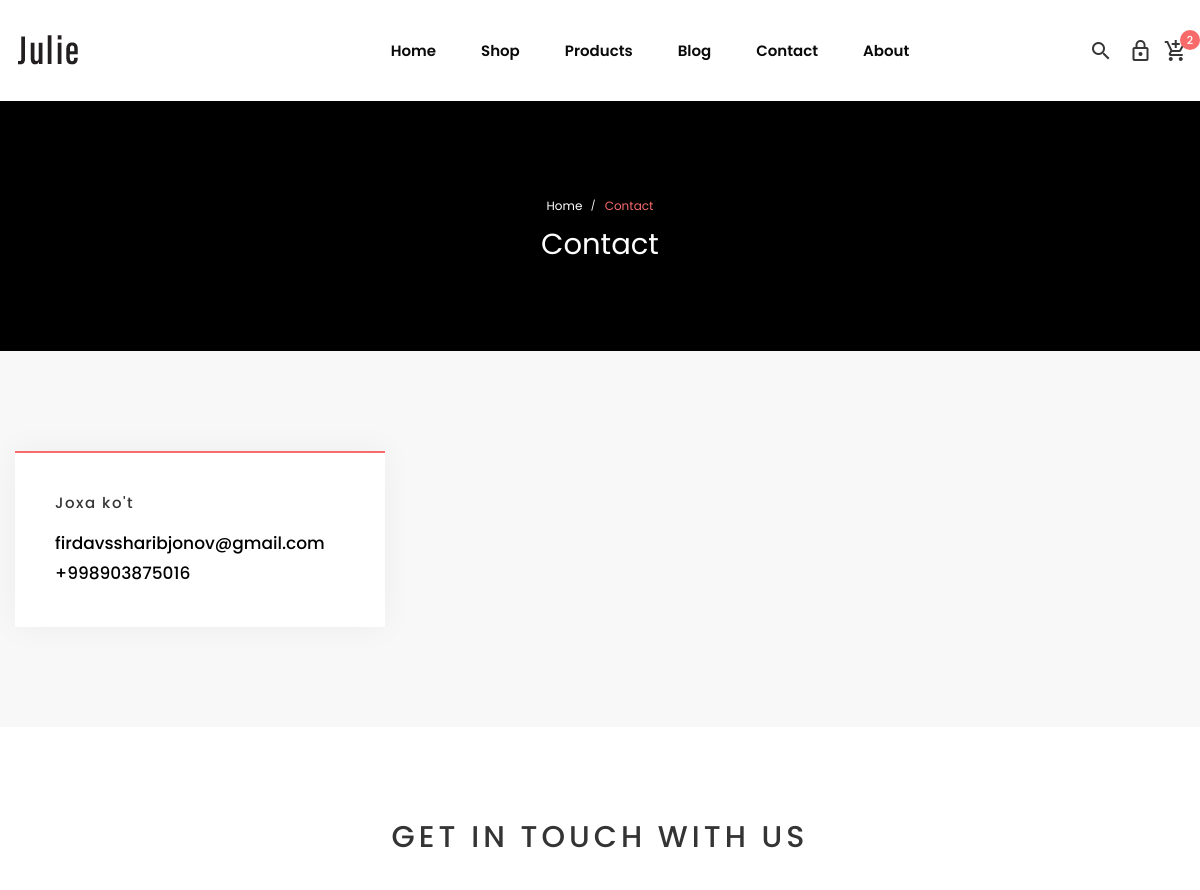
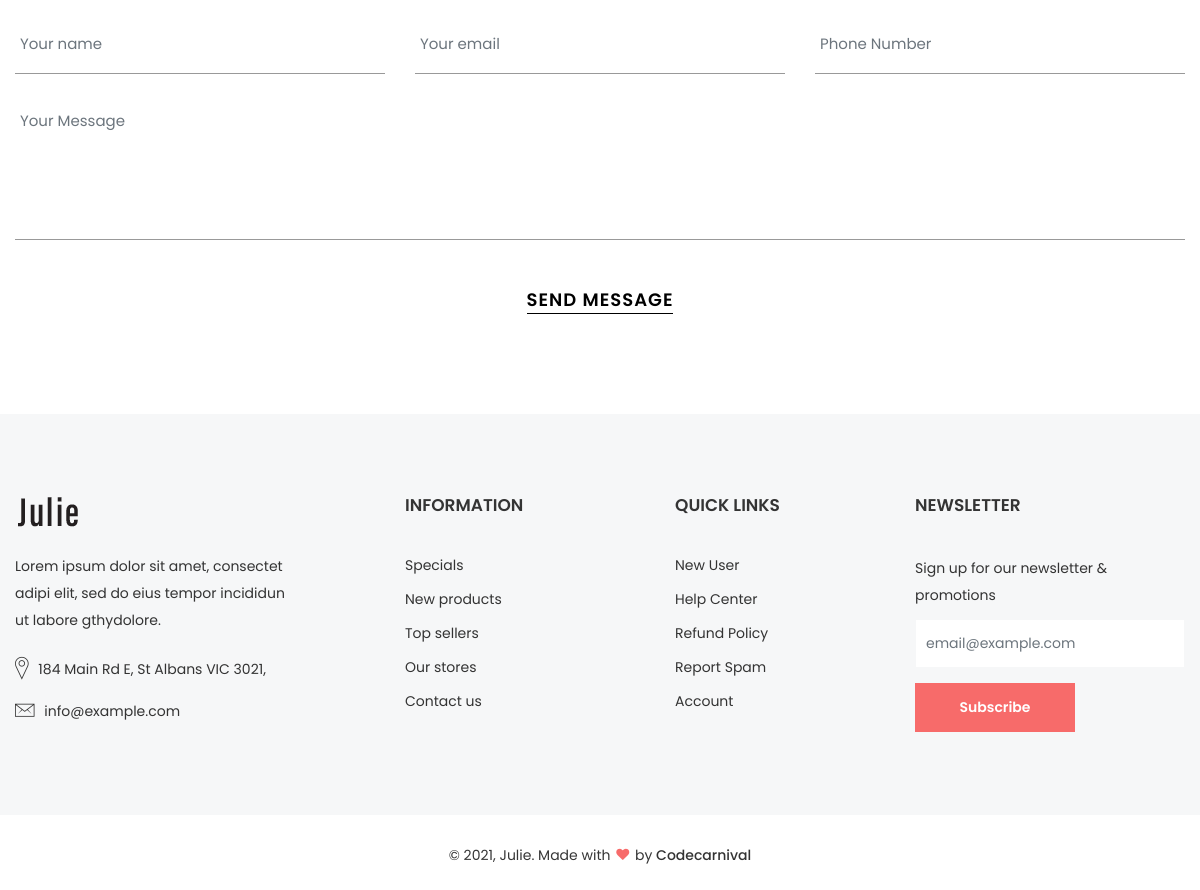
Page /contact/ on the committed database (2 pictures, top to bottom).
### main/models.py (models this page shows)
class Contact(models.Model):
    email = models.EmailField()
    phone_number = models.CharField(max_length=13)
    office = models.ForeignKey(to='Office' , on_delete=models.CASCADE)

class Office(models.Model):
    name = models.CharField(max_length=55)
    def __str__(self):
        return self.name

### main/views.py (the view)
# urls.py: path('contact/', contact_view, name="contact_url"),
def contact_view(request):
    content = {
        'contact':Contact.objects.all().order_by('-id')[:3],
    }
    return render(request, "contact.html", content)

### template/contact.html (shortened to what this page needs)
{% extends 'base.html' %}
{% load static %}
{% block content%}
  <main class="main-content">
    <div class="page-header-area">
      <div class="container">
        <div class="row">
          <div class="col-12 text-center">
            <div class="page-header-content">
              <nav class="breadcrumb-area">
                <ul class="breadcrumb">
                  <li><a href="index.html">Home</a></li>
                  <li class="breadcrumb-sep">/</li>
                  <li>contact</li>
                </ul>
              </nav>
              <h4 class="title">contact</h4>
            </div>
          </div>
        </div>
      </div>
    </div>
    <section class="contact-info-area">
      <div class="container">
        <div class="row">
          {% for i in contact %}
          <div class="col-md-6 col-lg-4">
            <div class="contact-info-item">
              <h4>{{ i.office }}</h4>
              <p>{{ i.email }}</p>
              <p>{{ i.phone_number }}</p>
            </div>
          </div>
          {% endfor %}
        </div>
      </div>
    </section>
    <section class="contact-area">
      <div class="container">
        <div class="row">
          <div class="col-12">
            <div class="section-title">
              <h2>Get in touch with us</h2>
            </div>
          </div>
          <div class="col-lg-12">
            <div class="contact-form-content">
              <div class="contact-form">
                <form id="contact-form" class="form" action="{% url 'create_comment_url' %}" method="post">
                  <div class="row">
                    <div class="col-md-4">
                      <div class="form-group">
                        <input class="form-control" type="text" name="name" placeholder="Your name" required>
                      </div>
                    </div>
                    <div class="col-md-4">
                      <div class="form-group">
                        <input class="form-control" type="email" name="email" placeholder="Your email" required>
                      </div>
                    </div>
                    <div class="col-md-4">
                      <div class="form-group">
                        <input class="form-control" type="text" name="phone_number" placeholder="Phone Number">
                      </div>
                    </div>
                    <div class="col-md-12">
                      <div class="form-group">
                        <textarea class="form-control" name="message" placeholder="Your Message"></textarea>
                      </div>
                    </div>
                    <div class="col-md-12">
                      <div class="form-group text-center">
                        <button class="btn btn-link btn-contact" type="submit">Send Message</button>
                      </div>
                    </div>
                  </div>
                </form>
              </div>
            </div>
          </div>
        </div>
      </div>
    </section>
  </main>
{% endblock %}

### rows in the picture
Contact: office "Joxa ko't", email "firdavssharibjonov@gmail.com", phone_number "+998903875016"
